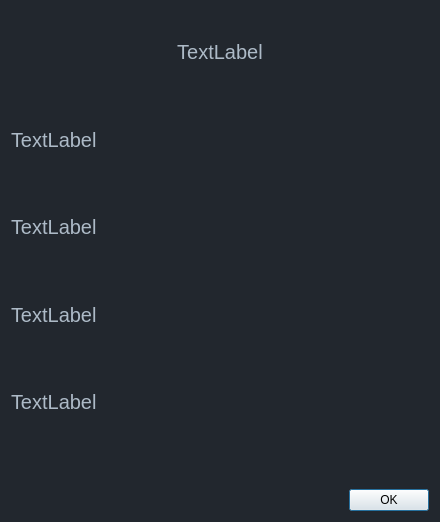
<?xml version="1.0" encoding="UTF-8"?>
<ui version="4.0">
 <class>PigsHallInfoDialog</class>
 <widget class="QDialog" name="PigsHallInfoDialog">
  <property name="geometry">
   <rect>
    <x>0</x>
    <y>0</y>
    <width>440</width>
    <height>522</height>
   </rect>
  </property>
  <property name="windowTitle">
   <string>Dialog</string>
  </property>
  <property name="styleSheet">
   <string notr="true">QDialog {background: #22272E;}</string>
  </property>
  <layout class="QVBoxLayout" name="verticalLayout">
   <item>
    <widget class="QLabel" name="label">
     <property name="styleSheet">
      <string notr="true">QLabel {color: #ADBAC7; font-size: 20px;}</string>
     </property>
     <property name="text">
      <string>TextLabel</string>
     </property>
     <property name="alignment">
      <set>Qt::AlignCenter</set>
     </property>
    </widget>
   </item>
   <item>
    <widget class="QLabel" name="label_2">
     <property name="styleSheet">
      <string notr="true">QLabel {color: #ADBAC7; font-size: 20px;}</string>
     </property>
     <property name="text">
      <string>TextLabel</string>
     </property>
    </widget>
   </item>
   <item>
    <widget class="QLabel" name="label_3">
     <property name="styleSheet">
      <string notr="true">QLabel {color: #ADBAC7; font-size: 20px;}</string>
     </property>
     <property name="text">
      <string>TextLabel</string>
     </property>
    </widget>
   </item>
   <item>
    <widget class="QLabel" name="label_4">
     <property name="styleSheet">
      <string notr="true">QLabel {color: #ADBAC7; font-size: 20px;}</string>
     </property>
     <property name="text">
      <string>TextLabel</string>
     </property>
    </widget>
   </item>
   <item>
    <widget class="QLabel" name="label_5">
     <property name="styleSheet">
      <string notr="true">QLabel {color: #ADBAC7; font-size: 20px;}</string>
     </property>
     <property name="text">
      <string>TextLabel</string>
     </property>
    </widget>
   </item>
   <item>
    <spacer name="verticalSpacer">
     <property name="orientation">
      <enum>Qt::Vertical</enum>
     </property>
     <property name="sizeType">
      <enum>QSizePolicy::Minimum</enum>
     </property>
     <property name="sizeHint" stdset="0">
      <size>
       <width>20</width>
       <height>40</height>
      </size>
     </property>
    </spacer>
   </item>
   <item>
    <widget class="QDialogButtonBox" name="buttonBox">
     <property name="orientation">
      <enum>Qt::Horizontal</enum>
     </property>
     <property name="standardButtons">
      <set>QDialogButtonBox::Ok</set>
     </property>
    </widget>
   </item>
  </layout>
 </widget>
 <resources/>
 <connections>
  <connection>
   <sender>buttonBox</sender>
   <signal>accepted()</signal>
   <receiver>PigsHallInfoDialog</receiver>
   <slot>accept()</slot>
   <hints>
    <hint type="sourcelabel">
     <x>248</x>
     <y>254</y>
    </hint>
    <hint type="destinationlabel">
     <x>157</x>
     <y>274</y>
    </hint>
   </hints>
  </connection>
  <connection>
   <sender>buttonBox</sender>
   <signal>rejected()</signal>
   <receiver>PigsHallInfoDialog</receiver>
   <slot>reject()</slot>
   <hints>
    <hint type="sourcelabel">
     <x>316</x>
     <y>260</y>
    </hint>
    <hint type="destinationlabel">
     <x>286</x>
     <y>274</y>
    </hint>
   </hints>
  </connection>
 </connections>
</ui>
